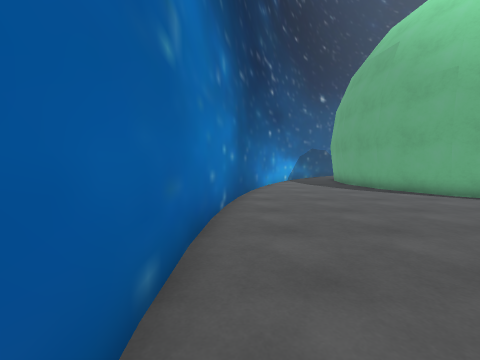
[1] (above)

18 first-person views from a walk through a Unity game level. The camera is 1.3 m above the floor, tilts 4° down and sees 90° across. The floor is counted in squares, 1 m on a side. Each view is taken from the middle of a square. On the plan, view 1 faces up. The plan holds only what a view shows up to about 12 squares ahead; the rest is blank. The place goes on beyond the plan. Some surface patterns are stand-ins.

[2]
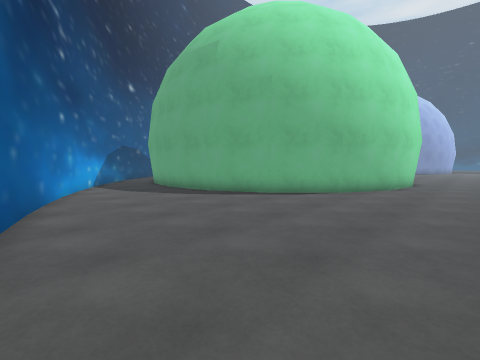

[3]
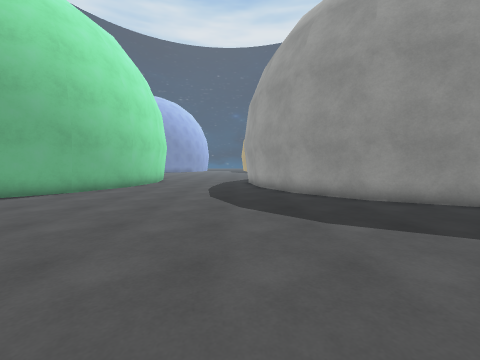

[4]
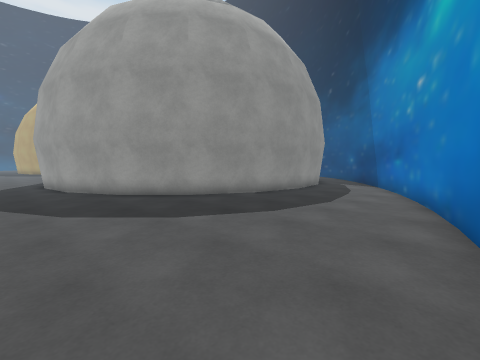

[5]
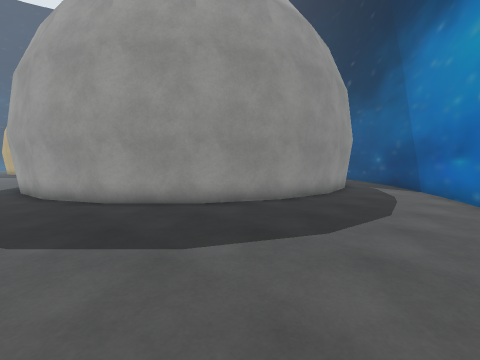

[6]
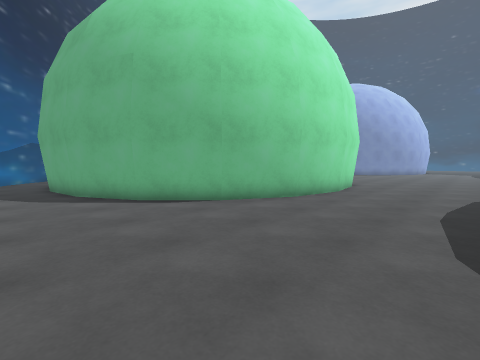

[7]
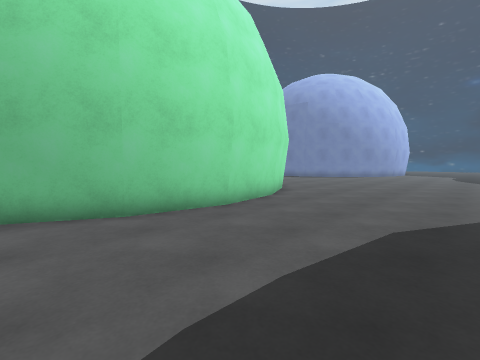

[8]
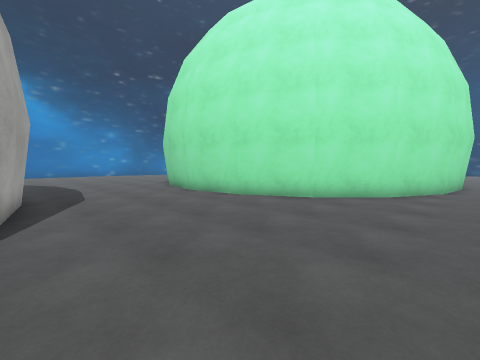

[9]
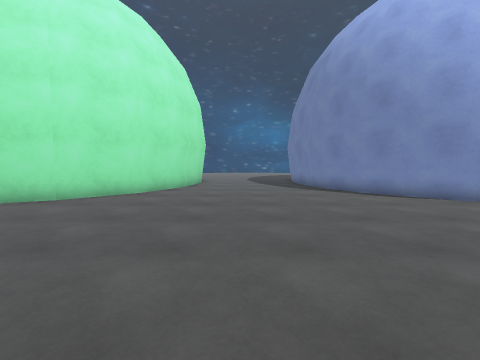

[10]
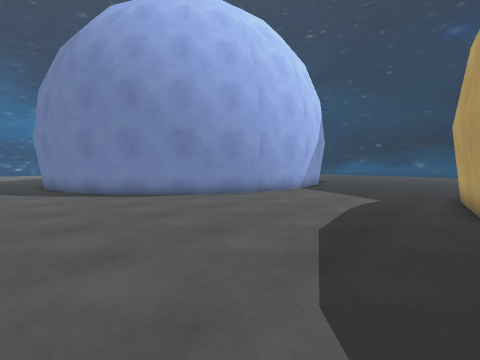

[11]
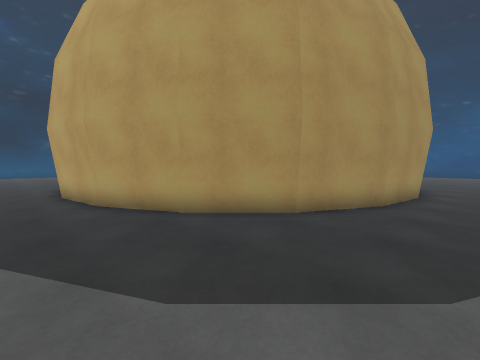

[12]
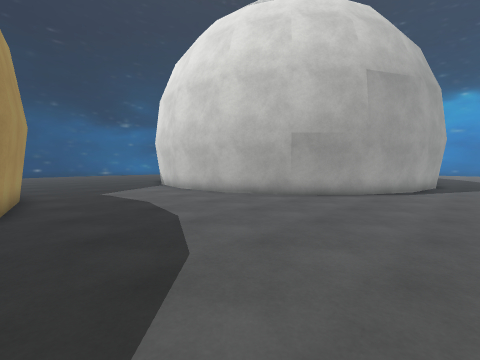

[13]
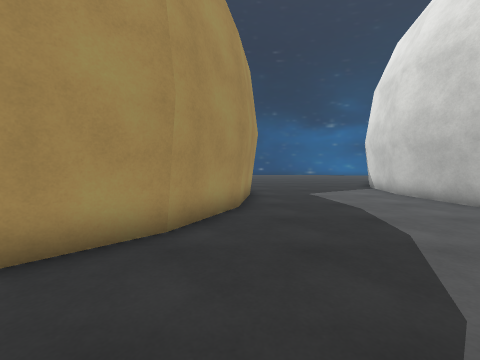

[14]
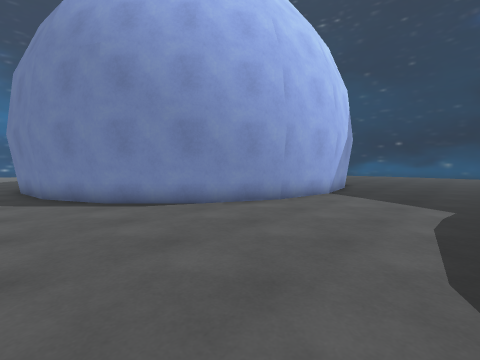

[15]
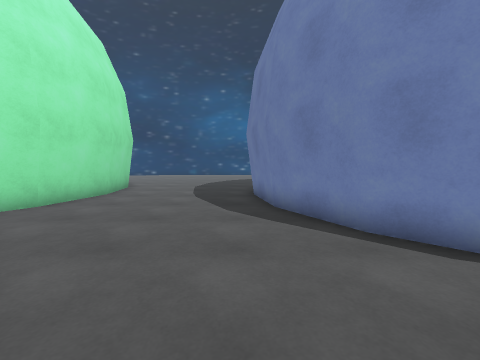

[16]
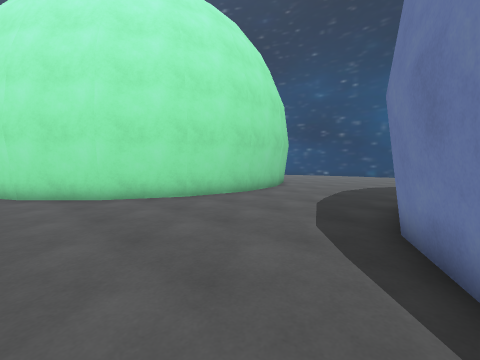

[17]
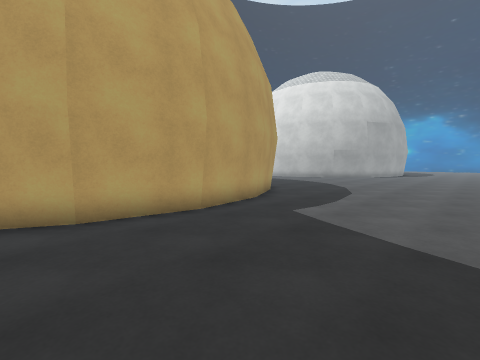

[18]
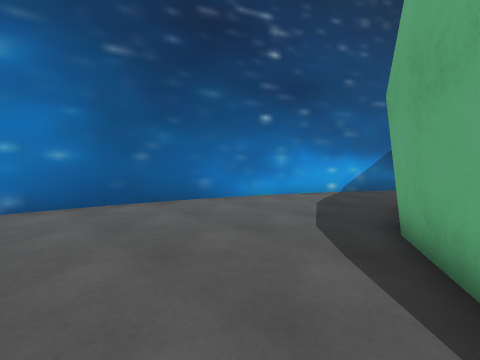

### Floor plan
Points are (right, up) in squares from view 1. A wall is a line through its corners. A room is listed if a view was taken in it or the views show most of it. See-through windows are left out.
Room 1 (views 1, 2, 3, 4, 5, 6, 7, 8, 9, 10, 11, 12, 13, 14, 15, 16, 17, 18)
walls: (25.2, 17) (25.6, 14.9) (25.1, 12.1) (23.7, 9.3) (21.7, 7.3) (18.9, 5.9) (15.9, 5.4) (13, 5.9) (10.3, 7.2) (8.4, 9.2) (6.9, 12.2) (6.4, 15.1); (33.2, -4.5) (35.5, -2.1) (38.1, -0.8); (31.4, -10.1) (31.9, -7.1) (33.3, -4.3); (38, -0.9) (41.2, -0.4) (43.9, -0.9) (45.2, -1.5); (6.8, -12.3) (6.4, -10.1) (6.9, -7) (8.2, -4.4) (10.4, -2.3) (13.1, -0.9) (16.1, -0.4) (18.9, -0.9) (21.7, -2.3) (23.7, -4.3) (25.1, -6.9) (25.6, -10.1) (25.2, -12); (-0.9, 3.8) (-0.8, 0.6); (-0.5, 7.5) (-0.8, 3.7); (-0.1, -4.2) (0.7, -7.2); (0.9, 12.8) (-0.5, 7.4); (0.8, -7.1) (1.5, -8.9); (2.4, 16.2) (1, 12.7); (3.3, 17.5) (2.5, 16); (1.3, -8.9) (3.3, -12.6); (43.3, 5.8) (40.9, 5.4) (38, 5.9) (35.3, 7.3) (33.3, 9.3) (31.9, 12) (31.5, 15)

Where each view was taken, in squares from view 1:
view 1: 0 up, 0 right, facing up
view 2: 3 up, 0 right, facing up-right
view 3: 0 up, 0 right, facing right
view 4: 1 up, 0 right, facing down-right
view 5: 0 up, 2 right, facing down-right
view 6: 1 up, 5 right, facing up-right
view 7: 0 up, 11 right, facing up-right
view 8: 1 down, 26 right, facing up-left
view 9: 1 down, 28 right, facing up
view 10: 1 down, 30 right, facing up-right
view 11: 1 up, 30 right, facing down-right
view 12: 1 up, 32 right, facing down-left
view 13: 0 up, 32 right, facing down
view 14: 1 up, 31 right, facing up-right
view 15: 5 up, 31 right, facing up
view 16: 7 up, 33 right, facing up-left
view 17: 5 up, 45 right, facing down-left
view 18: 7 up, 8 right, facing up-left
